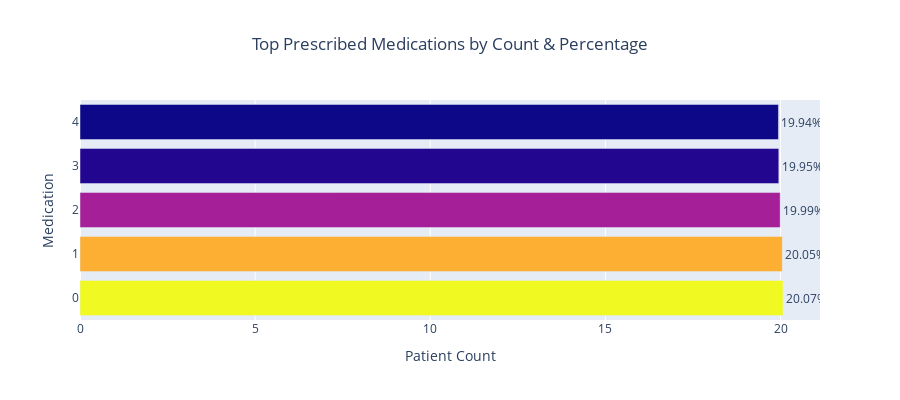

The notebook cell saved with this chart:
### Markdown cell above
#### **Most Prescribed Medication**

### Code cell
med_counts = data["Medication"].value_counts().sort_values(ascending=False)
med_counts_pct = (med_counts / med_counts.sum()) * 100
med_counts_table = pd.DataFrame({
    "Count": med_counts,
    "Pct(%)": med_counts_pct.round(2)
})
med_counts_table = med_counts_table.sort_values(by="Count", ascending=False).reset_index()

print(med_counts_table)

# Create horizontal bar chart
fig = px.bar(
    med_counts_table,
    x="Pct(%)",
    y=med_counts_table.index,
    orientation='h',
    color='Count',
    # color_continuous_scale="Blues",
    text="Pct(%)",
    title='Top Prescribed Medications by Count & Percentage'
)

# Customize text labels
fig.update_traces(
    texttemplate='%{text:.2f}%', 
    textposition='outside'
)

# Layout tweaks
fig.update_layout(
    xaxis_title='Patient Count',
    yaxis_title='Medication',
    coloraxis_showscale=False,
    title_x=0.5,
    height=400
)

fig.show()

### Figure 1 — Plotly figure (JSON) as saved in the notebook; plotly's stock layout.template omitted (floating-point values rounded to 4 significant figures)
{"data": [{"hovertemplate": "Pct(%)=%{text}<br>index=%{y}<br>Count=%{marker.color}<extra></extra>", "legendgroup": "", "marker": {"color": [11140, 11127, 11094, 11071, 11068], "coloraxis": "coloraxis", "pattern": {"shape": ""}}, "name": "", "orientation": "h", "showlegend": false, "text": [20.07, 20.05, 19.99, 19.95, 19.94], "textposition": "outside", "texttemplate": "%{text:.2f}%", "type": "bar", "x": [20.07, 20.05, 19.99, 19.95, 19.94], "xaxis": "x", "y": [0, 1, 2, 3, 4], "yaxis": "y"}], "layout": {"barmode": "relative", "coloraxis": {"colorbar": {"title": {"text": "Count"}}, "colorscale": [[0, "#0d0887"], [0.1111, "#46039f"], [0.2222, "#7201a8"], [0.3333, "#9c179e"], [0.4444, "#bd3786"], [0.5556, "#d8576b"], [0.6667, "#ed7953"], [0.7778, "#fb9f3a"], [0.8889, "#fdca26"], [1, "#f0f921"]], "showscale": false}, "height": 400, "legend": {"tracegroupgap": 0}, "title": {"text": "Top Prescribed Medications by Count & Percentage", "x": 0.5}, "xaxis": {"anchor": "y", "domain": [0, 1], "title": {"text": "Patient Count"}}, "yaxis": {"anchor": "x", "domain": [0, 1], "title": {"text": "Medication"}}}}
